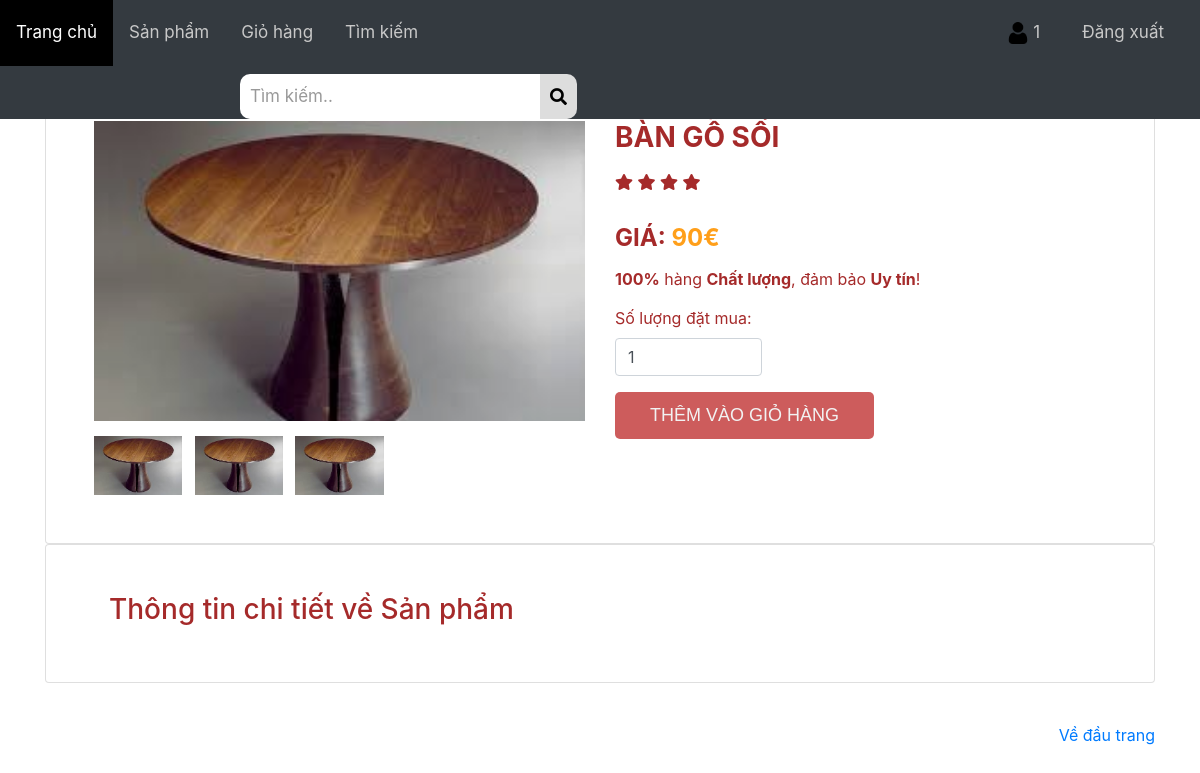
The app's page /web/chitiet_sanpham.php?username=1&id=20 with its own data.
### tables this page shows
CREATE TABLE `taikhoan` (
  `username` varchar(50) NOT NULL,
  `password` varchar(50) NOT NULL,
  `ho` varchar(50) NOT NULL,
  `ten` varchar(50) NOT NULL,
  `phone` varchar(15) NOT NULL,
  `email` varchar(50) NOT NULL,
  `sex` varchar(50) NOT NULL,
  `date` date NOT NULL,
  `isadmin` tinyint(1) NOT NULL DEFAULT 0,
  `status` tinyint(1) NOT NULL DEFAULT 1
);

CREATE TABLE `sanpham` (
  `id_sp` int(11) NOT NULL,
  `id_danhmuc` int(11) NOT NULL,
  `tensp` varchar(255) NOT NULL,
  `gia` varchar(100) NOT NULL,
  `sp_active` int(11) NOT NULL,
  `image_sp` varchar(50) NOT NULL,
  `star` int(11) NOT NULL,
  `motangan` text NOT NULL,
  `motachitiet` text NOT NULL
);

### web/chitiet_sanpham.php (the view, shortened to what this page needs)
<?php
global $mysqli;
$id = $_GET['id'];
?>
<html>
<head>
    <link rel="stylesheet" href="style/style.css" media="screen" type="text/css" />
    <link rel="stylesheet" href="style/style_topnav.css" media="screen" type="text/css" />
    <link rel="stylesheet" href="style/style_ourteam.css" media="screen" type="text/css">
    <link rel="stylesheet" href="https://cdnjs.cloudflare.com/ajax/libs/font-awesome/5.15.4/css/all.min.css">
    <link rel="stylesheet" href="style/product-detail.css" media="screen" type="text/css">
    <link rel="stylesheet" href="style/bootstrap.min.css" media="screen" type="text/css">
</head>
<body>
    <?php
    include 'header_user.php';
    ?>
    <main role="main">
        <div class="container mt-4">
            <div class="card">
                <div class="container-fliud">
                        <?php
                        $ctsp = "SELECT * FROM sanpham WHERE id_sp ='$id'";
                        $sql_sanpham = mysqli_query($mysqli, $ctsp);
                        $row = mysqli_fetch_array($sql_sanpham);
                        ?>
                        <div class="wrapper row">
                            <div class="preview col-md-6">
                                <div class="preview-pic tab-content">
                                    <div class="tab-pane active" id="pic-3">
                                        <img src="images/<?php echo $row['image_sp'] ?>">
                                    </div>
                                </div>
                                <ul class="preview-thumbnail nav nav-tabs">
                                    <li class="active">
                                        <a data-target="#pic-1" data-toggle="tab" class="">
                                            <img src="images/<?php echo $row['image_sp'] ?>">
                                        </a>
                                    </li>
                                    <li class="">
                                        <a data-target="#pic-2" data-toggle="tab" class="">
                                            <img src="images/<?php echo $row['image_sp'] ?>">
                                        </a>
                                    </li>
                                    <li class="">
                                        <a data-target="#pic-3" data-toggle="tab" class="active">
                                            <img src="images/<?php echo $row['image_sp'] ?>">
                                        </a>
                                    </li>
                                </ul>
                            </div>
                            <div class="details col-md-6">
                                <h3 class="product-title"><?php echo $row['tensp'] ?></h3>
                                <div class="rating">
                                    <div class="stars">
                                        <?php
                                        $sao = $row['star'];
                                        $count = 0;
                                        while ($count++ < $sao) {
                                        ?>
                                            <i class="fa fa-star"></i>
                                        <?php
                                        } ?>
                                    </div>
                                </div>
                                <h4 class="price">Giá: <span><?php echo $row['gia'] ?></span></h4>
                                <p class="vote"><strong>100%</strong> hàng <strong>Chất lượng</strong>, đảm bảo <strong>Uy tín</strong>!</p>
                                <form id="add-to-cart-form" action="cart.php?username=<?php echo $username?>" method="post">
                                    <div class="form-group">
                                        <label for="soluong">Số lượng đặt mua:</label>
                                            <input type="number" min="1" max="1000" class="form-control" id="soluong" name="quantity" value="1">
                                    </div>
                                    <div class="main">
                                            <input class="add-to-cart btn btn-default" name="themvaogiohang"
                                                   id="btnThemVaoGioHang" type="submit" value="Thêm vào giỏ hàng">
                                </form>
                                </div>
                            </div>
                        </div>
                </div>
            </div>
            <div class="card">
                <div class="container-fluid">
                    <h3>Thông tin chi tiết về Sản phẩm</h3>
                </div>
            </div>
    </main>
    <br>
    <footer class="footer mt-auto py-3">
        <div class="container">
            <p class="float-right">
                <a href="#">Về đầu trang</a>
            </p>
        </div>
    </footer>
</body>
</html>

### web/header_user.php (shortened to what this page needs)
<?php
global $mysqli;
$username = $_GET['username'];
$query = "SELECT * FROM taikhoan where username ='$username'";
$result = mysqli_query($mysqli, $query);
$row = mysqli_fetch_array($result);
?>
<div class="topnav">
    <div style="display: inline-flex;" class="dangxuat">
        <a href="index.php" class="dangxuat">Đăng xuất</a>
    </div>
    <div style="display: inline-flex;" class="dangnhap">
        <a href="personal_infomation.php?username=<?php echo $row['username'] ?>">
            <img src="images/iconuser.png" class="editphucadmin" style="width: 22px">
            <section style="display: inline-block">
                <?php echo $row['username'] ?>
            </section>
        </a>
    </div>
    <a class="active" href="user.php?username=<?php echo $row['username'] ?>" style="background-color: black;">Trang chủ</a>
    <a href="sanpham_trangchu.php?username=<?php echo $row['username'] ?>">Sản phẩm</a>
    <a href="cart.php?username=<?php echo $row['username'] ?>">Giỏ hàng</a>
    <a href="timkiem_trangchu.php?username=<?php echo $row['username'] ?>" class="account">Tìm kiếm</a>
    <div class="search-container">
        <form action="sanpham_timkiem_trangchu.php" method="GET">
            <input type="text" placeholder="Tìm kiếm.." name="searchtext">
            <button type="submit" name="search">
                <i class="fa fa-search"></i>
            </button>
        </form>
    </div>
</div>

### web/style/style.css (style rules this page uses)
* { margin:0; padding: 0; }
img { filter: brightness(90%); }
html { font-family: Arial, Helvetica, sans-serif; }
h1, h2, h3, h4, h5, h6 { font-weight: normal; font-size: 50%; }
::placeholder { color: #999!important; }
.card { color: brown; }
:root { --color: #95f9fe; }

### web/style/style_topnav.css (style rules this page uses)
* { box-sizing: border-box; }
body { margin: 0; font-family: Arial, Helvetica, sans-serif; }
.topnav { overflow: hidden; background-color: #343a40; position:fixed; top: 0; width: 100%; z-index: 100000; }
.topnav a { float: left; display: block; color: rgb(200, 200, 200); text-align: center; padding: 20px 16px; text-decoration: none; font-size: 17px; background-color: #343a40; }
.topnav a.active { background-color:black ; color: white ; text-decoration: none; }
.topnav .search-container { float: left ; margin-left: 20%; }
.topnav input[type=text] { padding: 10px; margin-top: 8px; font-size: 17px; border: none; width: 300px; border-top-left-radius: 10px; border-bottom-left-radius: 10px; }
button[type=submit] { border-top-right-radius: 10px; border-bottom-right-radius: 10px; }
.topnav .search-container button { float: right; padding: 10px 10px; margin-top: 8px; background: #ddd; font-size: 17px; border: none; cursor: pointer; }
.dangxuat, .dangnhap { float: right; margin-right: 10px; }
.active { color: white ; }

### web/style/product-detail.css (style rules this page uses)
img { max-width: 100%; }
.preview { display: -webkit-box; display: -webkit-flex; display: -ms-flexbox; display: flex; -webkit-box-orient: vertical; -webkit-box-direction: normal; -webkit-flex-direction: column; -ms-flex-direction: column; flex-direction: column; }
.preview-pic { -webkit-box-flex: 1; -webkit-flex-grow: 1; -ms-flex-positive: 1; flex-grow: 1; max-height: 300px; }
.preview-thumbnail.nav-tabs { border: none; margin-top: 15px; }
.preview-thumbnail.nav-tabs li { width: 18%; margin-right: 2.5%; }
.preview-thumbnail.nav-tabs li img { max-width: 100%; display: block; }
.preview-thumbnail.nav-tabs li a { padding: 0; margin: 0; }
.preview-thumbnail.nav-tabs li:last-of-type { margin-right: 0; }
.tab-content { overflow: hidden; }
.tab-content img { width: 100%; -webkit-animation-name: opacity; animation-name: opacity; -webkit-animation-duration: .3s; animation-duration: .3s; }
.card { background: #eee; padding: 3em; line-height: 1.5em; }
.details { display: -webkit-box; display: -webkit-flex; display: -ms-flexbox; display: flex; -webkit-box-orient: vertical; -webkit-box-direction: normal; -webkit-flex-direction: column; -ms-flex-direction: column; flex-direction: column; }
.product-title, .price, .sizes, .colors { text-transform: UPPERCASE; font-weight: bold; }
.checked, .price span { color: #ff9f1a; }
.product-title, .rating, .product-description, .price, .vote, .sizes { margin-bottom: 15px; }
.product-title { margin-top: 0; }
.add-to-cart, .like { text-transform: UPPERCASE; font-weight: bold; color: #fff; }
#btnThemVaoGioHang, #muangay { color: white; font-family: Arial, Helvetica, sans-serif; }
#btnThemVaoGioHang { border: none; background: indianred; color: #f2f2f2; padding: 10px 35px; font-size: 18px; border-radius: 5px; position: relative; box-sizing: border-box; transition: all 500ms ease; overflow:hidden }
#btnThemVaoGioHang:before { font-family: FontAwesome; content:"\f217"; position: absolute; top: 11px; left: -30px; transition: all 200ms ease; }
.add-to-cart { margin-right: 15px; }
#soluong { width: 30%; }
.fa { line-height: revert!important; }

### records on screen
taikhoan: username "1"
sanpham: image_sp (picture), tensp "BÀN GỖ SỒI", star 4 (drawn), gia "90€"
